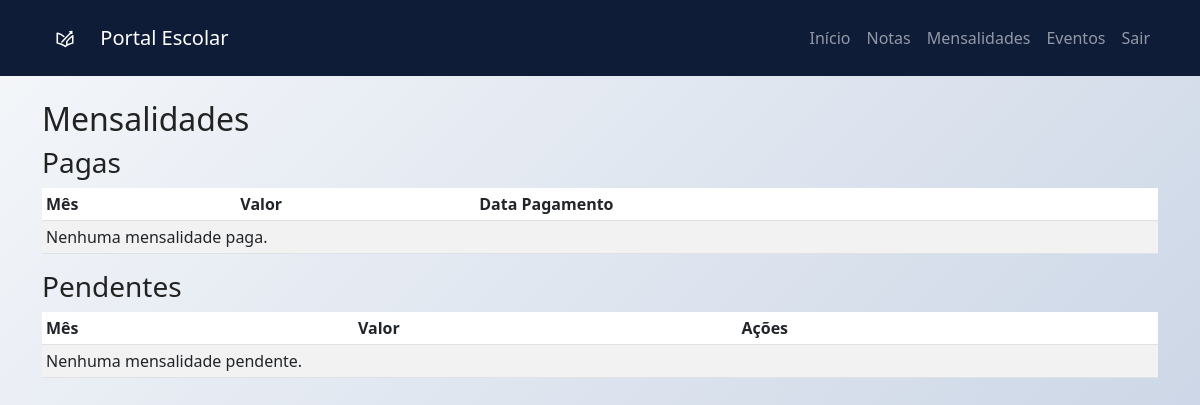
Before: /portal/mensalidades/ (signed in) with the older database file.
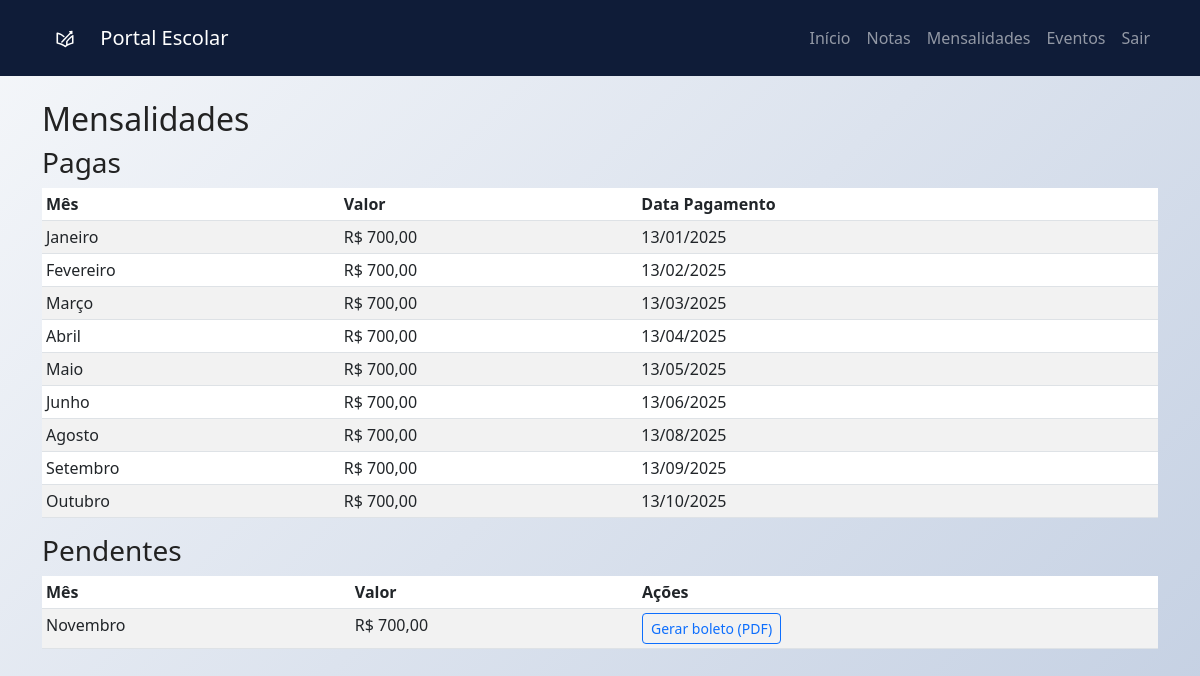
After: the same page with the newer database file.
### secretaria/models.py (models this page shows, shortened)
class Mensalidade(models.Model):
    aluno = models.ForeignKey(Aluno, on_delete=models.CASCADE, related_name='mensalidades')
    mes_referente = models.CharField(max_length=20,
    choices=[
        ('Janeiro','Janeiro'),('Fevereiro','Fevereiro'),('Março','Março'),('Abril','Abril'),('Maio','Maio'),('Junho','Junho'),('Julho','Julho'),('Agosto','Agosto'),('Setembro','Setembro'),('Outubro','Outubro'),('Novembro','Novembro'),('Dezembro','Dezembro')
    ],
        default = '-----')
    valor = models.DecimalField(max_digits=7, decimal_places=2)
    pago = models.BooleanField(default=False)
    data_pagamento = models.DateField(null=True, blank=True)

### secretaria/views.py (the view)
# urls.py: path('portal/mensalidades/', views.mensalidade, name='minhas_mensalidades'),
@login_required
def mensalidade(request):
    perfil = getattr(request.user, 'perfil', None)
    if perfil is None:
        messages.info(
            request,
            "Você está logado sem Perfil vinculado. Não há mensalidades para exibir."
        )
        mensalidades = Mensalidade.objects.none()
    else:
        if perfil.aluno:
            mensalidades = Mensalidade.objects.filter(aluno=perfil.aluno)
        elif perfil.responsavel:
            mensalidades = Mensalidade.objects.filter(aluno__responsavel=perfil.responsavel)
        else:
            mensalidades = Mensalidade.objects.none()
    mensalidades_pagas = mensalidades.filter(pago=True).order_by('data_pagamento')
    mensalidades_pendentes = mensalidades.filter(pago=False).order_by('data_pagamento')
    context = {
        'perfil': perfil,
        'mensalidades_pagas': mensalidades_pagas,
        'mensalidades_pendentes': mensalidades_pendentes,
    }
    return render(request, 'portal/minhas_mensalidades.html', context)

### secretaria/templates/portal/minhas_mensalidades.html (shortened to what this page needs)
{% extends 'base.html' %}
{% block content %}
<h2>Mensalidades</h2>
<h3>Pagas</h3>
<div class="table-responsive">
  <table class="table table-striped table-sm">
    <thead>
      <tr>
        <th>Mês</th>
        <th>Valor</th>
        <th>Data Pagamento</th>
      </tr>
    </thead>
    <tbody>
      {% for m in mensalidades_pagas %}
        <tr>
          <td>{{ m.mes_referente }}</td>
          <td>R$ {{ m.valor }}</td>
          <td>{{ m.data_pagamento|date:"d/m/Y" }}</td>
        </tr>
      {% empty %}
        <tr><td colspan="3">Nenhuma mensalidade paga.</td></tr>
      {% endfor %}
    </tbody>
  </table>
</div>
<h3>Pendentes</h3>
<div class="table-responsive">
  <table class="table table-striped table-sm">
    <thead>
      <tr>
        <th>Mês</th>
        <th>Valor</th>
        <th>Ações</th>
      </tr>
    </thead>
    <tbody>
      {% for m in mensalidades_pendentes %}
        <tr>
          <td>{{ m.mes_referente }}</td>
          <td>R$ {{ m.valor }}</td>
          <td>
            <a class="btn btn-sm btn-outline-primary" href="{% url 'gerar_boleto' m.id %}">
              Gerar boleto (PDF)
            </a>
          </td>
        </tr>
      {% empty %}
        <tr><td colspan="3">Nenhuma mensalidade pendente.</td></tr>
      {% endfor %}
    </tbody>
  </table>
</div>
{% endblock %}

### secretaria/templates/base.html (shortened to what this page needs)
<!DOCTYPE html>
<html lang="pt-br">
<head>
    <link href="https://cdn.jsdelivr.net/npm/bootstrap@5.3.0/dist/css/bootstrap.min.css" rel="stylesheet">
</head>
<body>
<nav class="navbar navbar-expand-lg navbar-dark mb-4">
    <div class="container">
        <a class="navbar-brand d-flex align-items-center" href="/portal/">
            <img src="/static/images/logobranco-classup-isotipo.svg" alt="Logo" style="height: 50px; margin-right: 12px;">
            Portal Escolar
        </a>
        <div class="collapse navbar-collapse">
            <ul class="navbar-nav ms-auto">
                <li class="nav-item"><a class="nav-link" href="{% url 'dashboard' %}">Início</a></li>
                <li class="nav-item"><a class="nav-link" href="{% url 'minhas_notas' %}">Notas</a></li>
                <li class="nav-item"><a class="nav-link" href="{% url 'minhas_mensalidades' %}">Mensalidades</a></li>
                <li class="nav-item"><a class="nav-link" href="{% url 'eventos' %}">Eventos</a></li>
                <li class="nav-item"><a class="nav-link" href="{% url 'logout' %}">Sair</a></li>
            </ul>
        </div>
    </div>
</nav>
<div class="container">
    {% block content %}{% endblock %}
</div>
</body>
</html>

### secretaria/templates/base.html (style rules this page uses)
body { background: linear-gradient(135deg, #f5f7fa 0%, #c3cfe2 100%); color: #222; min-height: 100vh; position: relative; }
body::before { content: ""; position: absolute; top: 0; left: 0; right: 0; bottom: 0; background-image: url('https://www.transparenttextures.com/patterns/cubes.png'); opacity: 0.12; z-index: 0; }
.container, .navbar, .card { position: relative; z-index: 1; }
.navbar, .card { background-color: #0f1c38 !important; color: #fff; }
a { color: #0d6efd; }

Changed rows visible on the page:
added Mensalidade: mes_referente "Janeiro", valor "700,00", data_pagamento "13/01/2025", shown under "Pagas"
added Mensalidade: mes_referente "Fevereiro", valor "700,00", data_pagamento "13/02/2025", shown under "Pagas"
added Mensalidade: mes_referente "Março", valor "700,00", data_pagamento "13/03/2025", shown under "Pagas"
added Mensalidade: mes_referente "Abril", valor "700,00", data_pagamento "13/04/2025", shown under "Pagas"
added Mensalidade: mes_referente "Maio", valor "700,00", data_pagamento "13/05/2025", shown under "Pagas"
added Mensalidade: mes_referente "Junho", valor "700,00", data_pagamento "13/06/2025", shown under "Pagas"
added Mensalidade: mes_referente "Agosto", valor "700,00", data_pagamento "13/08/2025", shown under "Pagas"
added Mensalidade: mes_referente "Setembro", valor "700,00", data_pagamento "13/09/2025", shown under "Pagas"
added Mensalidade: mes_referente "Outubro", valor "700,00", data_pagamento "13/10/2025", shown under "Pagas"
added Mensalidade: mes_referente "Novembro", valor "700,00", shown under "Pendentes"
Other visible differences:
text no longer shown: "Nenhuma mensalidade paga. Nenhuma mensalidade pendente."
